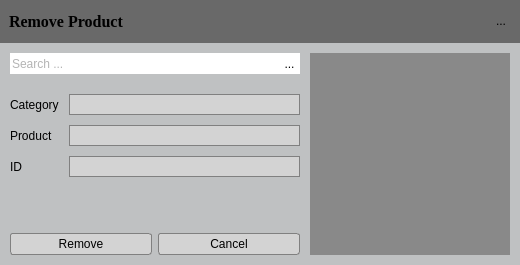
<?xml version="1.0" encoding="UTF-8"?>
<ui version="4.0">
 <class>RemoveProduct</class>
 <widget class="QDialog" name="RemoveProduct">
  <property name="windowModality">
   <enum>Qt::ApplicationModal</enum>
  </property>
  <property name="geometry">
   <rect>
    <x>0</x>
    <y>0</y>
    <width>520</width>
    <height>265</height>
   </rect>
  </property>
  <property name="sizePolicy">
   <sizepolicy hsizetype="Fixed" vsizetype="Fixed">
    <horstretch>0</horstretch>
    <verstretch>0</verstretch>
   </sizepolicy>
  </property>
  <property name="minimumSize">
   <size>
    <width>520</width>
    <height>265</height>
   </size>
  </property>
  <property name="maximumSize">
   <size>
    <width>520</width>
    <height>265</height>
   </size>
  </property>
  <property name="windowTitle">
   <string>Dialog</string>
  </property>
  <property name="styleSheet">
   <string notr="true">QWidget {
	background-color: rgb(191,193,194);
}

/*	Push button*/
QPushButton {
	min-height: 20px;
	border: 1px solid gray;
	border-radius: 3px;
	background-color: lightgray;
	selection-background-color: gray;
}

QPushButton:hover {
	background-color: gray;
	border-radius: 3px;
}


/*Combo box*/
QComboBox {
	min-height: 19px;
	background-color: lightgray;
	selection-background-color: gray;
	padding-left: 4px;
	border: 1px solid gray;
}

QComboBox::down-arrow {
	image: url(C:/Projekti/arrow_down.png);
    width: 10px;
    height: 10px;
}

QComboBox::drop-down {
	border: 0px;
    subcontrol-position: top right;
    width: 15px;
}

QComboBox QAbstractItemView {
	border: 1px solid black;
	background-color: lightgray;
	selection-background-color: gray;
}


QComboBox:hover {
	background-color: gray;
}


/*Tool button*/
QToolButton {
	max-width: 20px;
	max-height: 20px;
	border: 0px solid gray;
}

/*Line edit*/
QLineEdit {
    border: 1px solid gray;
	border-radius: 3px;
    background-color: lightgray;
    selection-background-color: darkgray;
}</string>
  </property>
  <layout class="QVBoxLayout" name="verticalLayout_2">
   <property name="spacing">
    <number>10</number>
   </property>
   <property name="leftMargin">
    <number>0</number>
   </property>
   <property name="topMargin">
    <number>0</number>
   </property>
   <property name="rightMargin">
    <number>0</number>
   </property>
   <property name="bottomMargin">
    <number>0</number>
   </property>
   <item>
    <widget class="QFrame" name="m_pFrameTitle">
     <property name="minimumSize">
      <size>
       <width>0</width>
       <height>43</height>
      </size>
     </property>
     <property name="maximumSize">
      <size>
       <width>16777215</width>
       <height>43</height>
      </size>
     </property>
     <property name="styleSheet">
      <string notr="true">background-color:rgb(105,105,105);
</string>
     </property>
     <property name="frameShape">
      <enum>QFrame::NoFrame</enum>
     </property>
     <property name="frameShadow">
      <enum>QFrame::Raised</enum>
     </property>
     <layout class="QHBoxLayout" name="horizontalLayout">
      <item>
       <widget class="QLabel" name="m_pLabelTitle">
        <property name="font">
         <font>
          <family>Times New Roman</family>
          <pointsize>12</pointsize>
          <weight>75</weight>
          <bold>true</bold>
         </font>
        </property>
        <property name="text">
         <string>Remove Product</string>
        </property>
       </widget>
      </item>
      <item>
       <widget class="QToolButton" name="m_pToolButtonCancel">
        <property name="text">
         <string>...</string>
        </property>
        <property name="icon">
         <iconset>
          <normaloff>../../../Projekti/close-icon.png</normaloff>../../../Projekti/close-icon.png</iconset>
        </property>
       </widget>
      </item>
     </layout>
    </widget>
   </item>
   <item>
    <layout class="QHBoxLayout" name="m_pLayoutBody">
     <property name="spacing">
      <number>10</number>
     </property>
     <property name="leftMargin">
      <number>10</number>
     </property>
     <property name="rightMargin">
      <number>10</number>
     </property>
     <property name="bottomMargin">
      <number>10</number>
     </property>
     <item>
      <layout class="QVBoxLayout" name="m_pLayoutLeft">
       <property name="spacing">
        <number>20</number>
       </property>
       <property name="leftMargin">
        <number>0</number>
       </property>
       <property name="topMargin">
        <number>0</number>
       </property>
       <item>
        <widget class="QFrame" name="m_pFrameSearch">
         <property name="styleSheet">
          <string notr="true">background-color:white;</string>
         </property>
         <layout class="QHBoxLayout" name="horizontalLayout_2">
          <property name="spacing">
           <number>0</number>
          </property>
          <property name="leftMargin">
           <number>0</number>
          </property>
          <property name="topMargin">
           <number>0</number>
          </property>
          <property name="rightMargin">
           <number>0</number>
          </property>
          <property name="bottomMargin">
           <number>0</number>
          </property>
          <item>
           <widget class="QLineEdit" name="m_pLineEditSearch">
            <property name="minimumSize">
             <size>
              <width>0</width>
              <height>21</height>
             </size>
            </property>
            <property name="maximumSize">
             <size>
              <width>16777215</width>
              <height>21</height>
             </size>
            </property>
            <property name="styleSheet">
             <string notr="true">color:rgb(105,105,105);
background-color:transparent;
border-radius: 0px;
border:0px;</string>
            </property>
            <property name="inputMask">
             <string/>
            </property>
            <property name="text">
             <string/>
            </property>
            <property name="placeholderText">
             <string>Search ...</string>
            </property>
           </widget>
          </item>
          <item>
           <widget class="QToolButton" name="m_pToolButtonSearch">
            <property name="minimumSize">
             <size>
              <width>21</width>
              <height>21</height>
             </size>
            </property>
            <property name="maximumSize">
             <size>
              <width>20</width>
              <height>20</height>
             </size>
            </property>
            <property name="text">
             <string>...</string>
            </property>
            <property name="icon">
             <iconset>
              <normaloff>../../../Projekti/toolbar_find.png</normaloff>../../../Projekti/toolbar_find.png</iconset>
            </property>
           </widget>
          </item>
         </layout>
        </widget>
       </item>
       <item>
        <layout class="QFormLayout" name="m_pLayoutData">
         <property name="fieldGrowthPolicy">
          <enum>QFormLayout::AllNonFixedFieldsGrow</enum>
         </property>
         <property name="horizontalSpacing">
          <number>10</number>
         </property>
         <property name="verticalSpacing">
          <number>10</number>
         </property>
         <item row="0" column="0">
          <widget class="QLabel" name="m_pLabelCategory">
           <property name="text">
            <string>Category</string>
           </property>
          </widget>
         </item>
         <item row="0" column="1">
          <widget class="QComboBox" name="m_pComboBoxCategory"/>
         </item>
         <item row="1" column="0">
          <widget class="QLabel" name="m_pLabelProduct">
           <property name="text">
            <string>Product</string>
           </property>
          </widget>
         </item>
         <item row="1" column="1">
          <widget class="QComboBox" name="m_pComboBoxProduct"/>
         </item>
         <item row="2" column="0">
          <widget class="QLabel" name="m_pLabelID">
           <property name="text">
            <string>ID</string>
           </property>
          </widget>
         </item>
         <item row="2" column="1">
          <widget class="QComboBox" name="m_pComboBoxID"/>
         </item>
        </layout>
       </item>
       <item>
        <spacer name="verticalSpacer">
         <property name="orientation">
          <enum>Qt::Vertical</enum>
         </property>
         <property name="sizeHint" stdset="0">
          <size>
           <width>20</width>
           <height>40</height>
          </size>
         </property>
        </spacer>
       </item>
       <item>
        <layout class="QHBoxLayout" name="m_pLayoutButtonBox">
         <property name="spacing">
          <number>6</number>
         </property>
         <property name="sizeConstraint">
          <enum>QLayout::SetDefaultConstraint</enum>
         </property>
         <item>
          <widget class="QPushButton" name="m_pPushButtonRemove">
           <property name="minimumSize">
            <size>
             <width>50</width>
             <height>22</height>
            </size>
           </property>
           <property name="maximumSize">
            <size>
             <width>16777215</width>
             <height>21</height>
            </size>
           </property>
           <property name="text">
            <string>Remove</string>
           </property>
          </widget>
         </item>
         <item>
          <widget class="QPushButton" name="m_pPushButtonCancel">
           <property name="sizePolicy">
            <sizepolicy hsizetype="Minimum" vsizetype="Minimum">
             <horstretch>0</horstretch>
             <verstretch>0</verstretch>
            </sizepolicy>
           </property>
           <property name="minimumSize">
            <size>
             <width>50</width>
             <height>22</height>
            </size>
           </property>
           <property name="maximumSize">
            <size>
             <width>16777215</width>
             <height>21</height>
            </size>
           </property>
           <property name="text">
            <string>Cancel</string>
           </property>
          </widget>
         </item>
        </layout>
       </item>
      </layout>
     </item>
     <item>
      <widget class="QLabel" name="m_pImage">
       <property name="minimumSize">
        <size>
         <width>200</width>
         <height>0</height>
        </size>
       </property>
       <property name="styleSheet">
        <string notr="true">background-color:rgb(137,137,137);</string>
       </property>
       <property name="frameShape">
        <enum>QFrame::NoFrame</enum>
       </property>
       <property name="text">
        <string/>
       </property>
      </widget>
     </item>
    </layout>
   </item>
  </layout>
 </widget>
 <resources/>
 <connections>
  <connection>
   <sender>m_pPushButtonCancel</sender>
   <signal>clicked(bool)</signal>
   <receiver>RemoveProduct</receiver>
   <slot>close()</slot>
   <hints>
    <hint type="sourcelabel">
     <x>227</x>
     <y>241</y>
    </hint>
    <hint type="destinationlabel">
     <x>259</x>
     <y>132</y>
    </hint>
   </hints>
  </connection>
  <connection>
   <sender>m_pToolButtonCancel</sender>
   <signal>clicked(bool)</signal>
   <receiver>RemoveProduct</receiver>
   <slot>close()</slot>
   <hints>
    <hint type="sourcelabel">
     <x>500</x>
     <y>20</y>
    </hint>
    <hint type="destinationlabel">
     <x>259</x>
     <y>132</y>
    </hint>
   </hints>
  </connection>
 </connections>
</ui>
